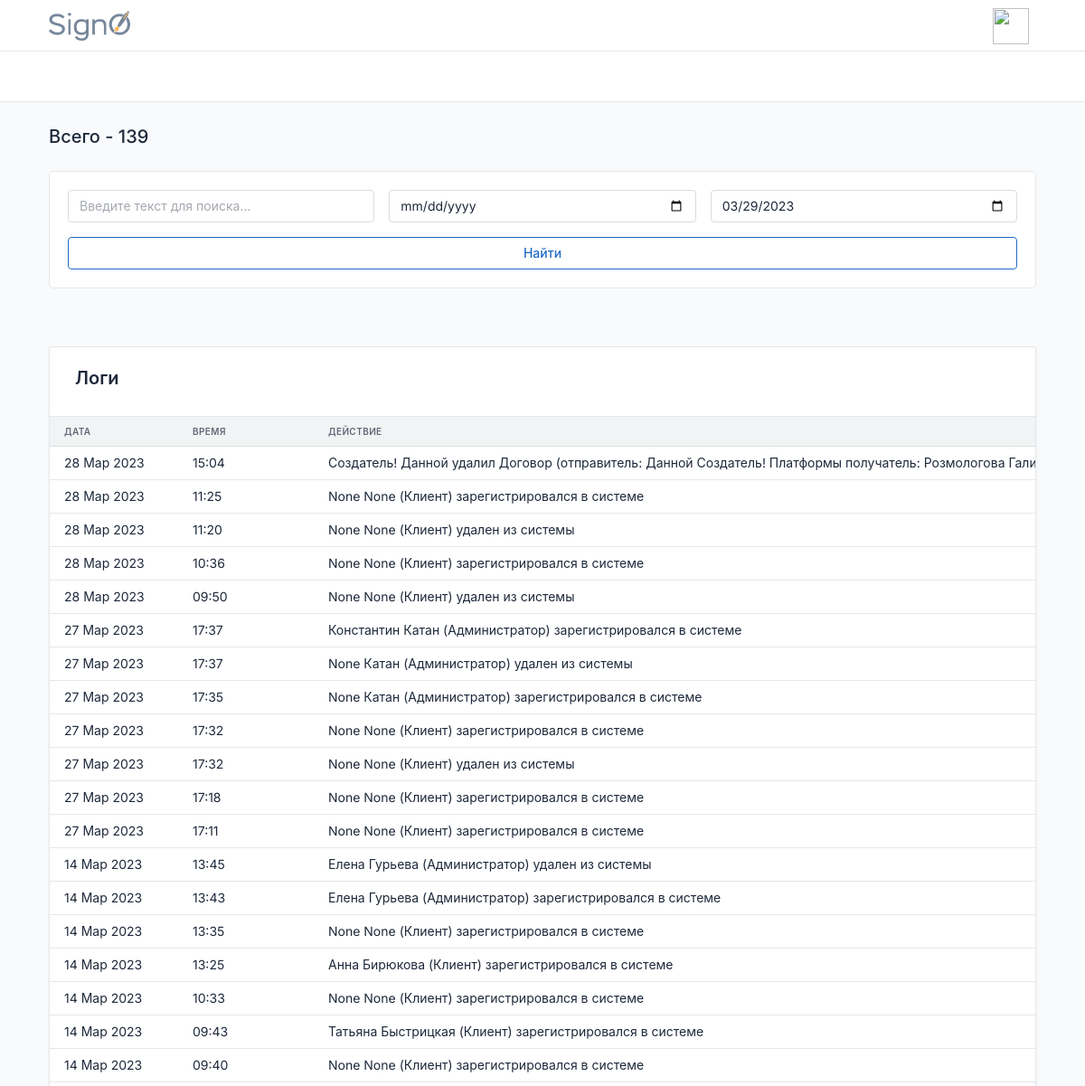
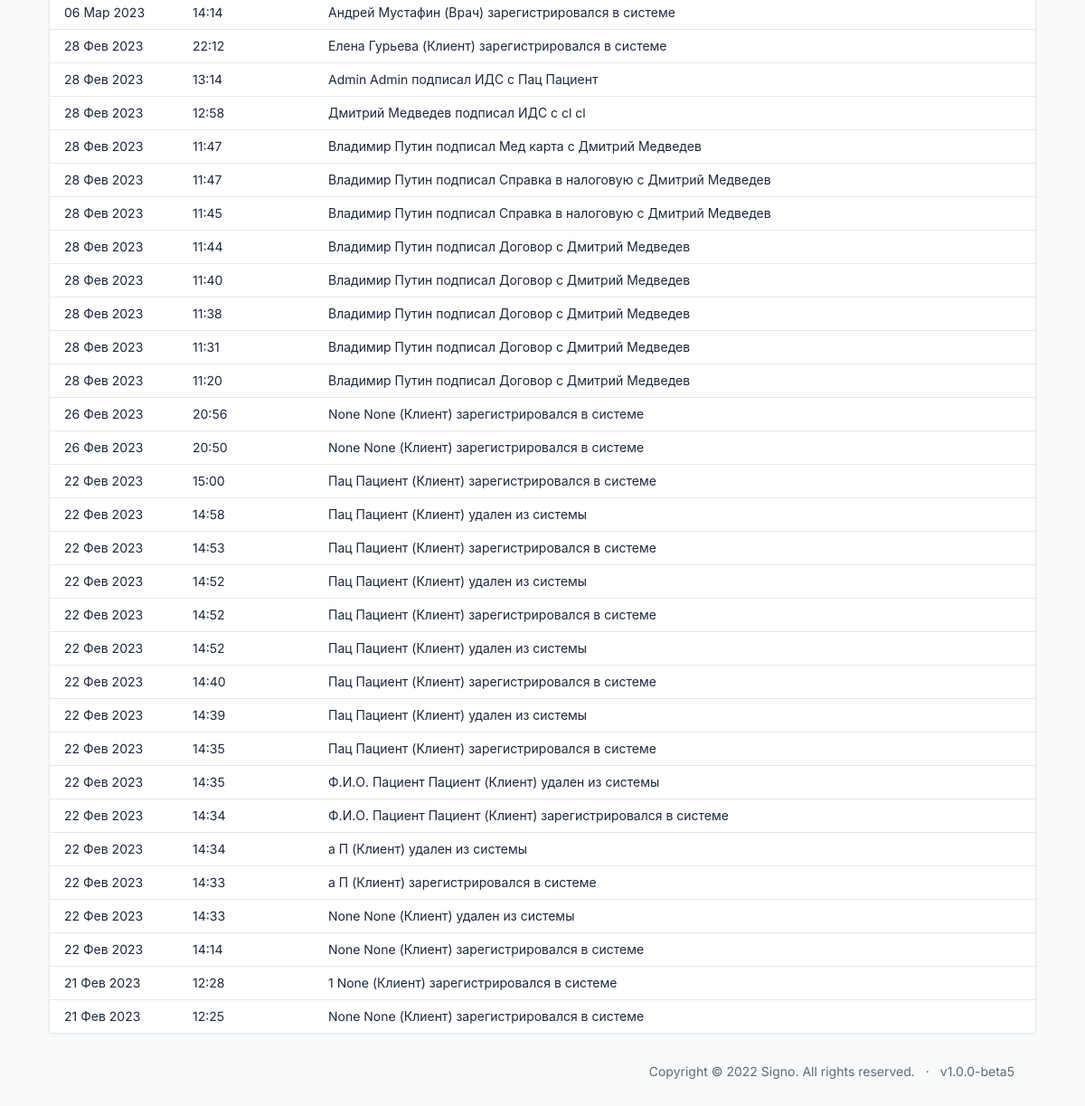
Before: /id/user/logs/ with the older database file (2 pictures, top to bottom).
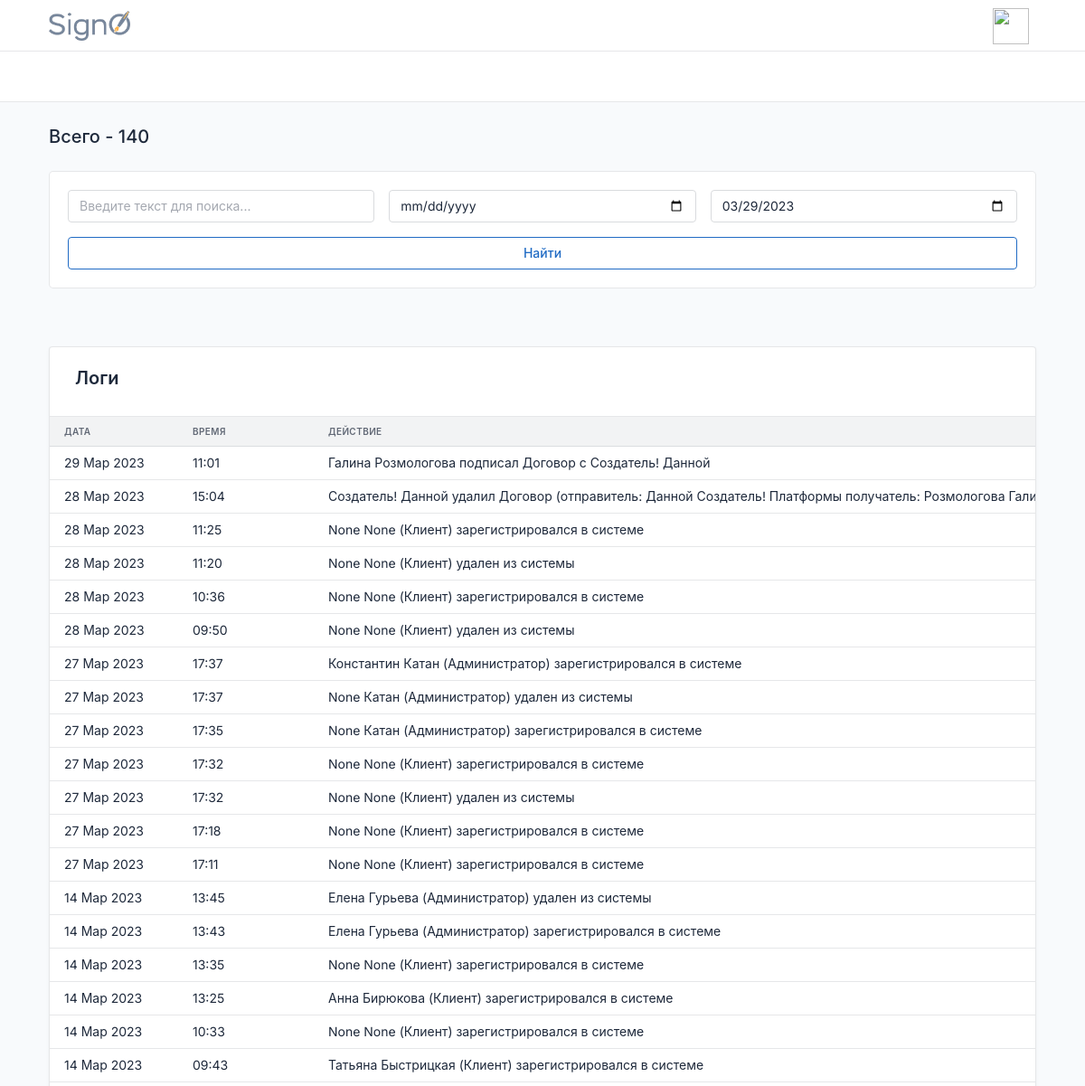
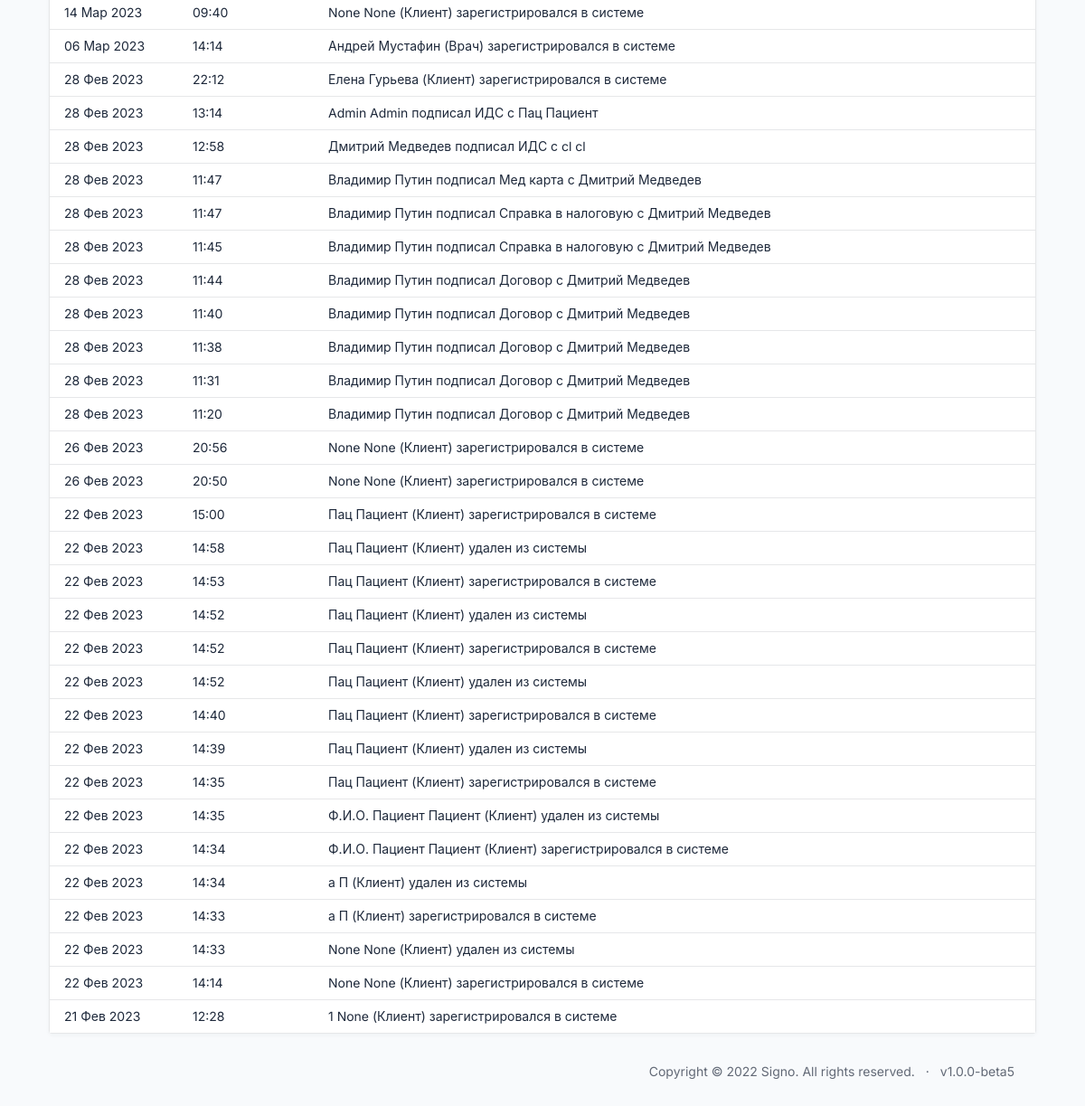
After: the same page with the newer database file (2 pictures, top to bottom).
### users/models.py (models this page shows)
class Action(DateTimeMixin, models.Model):
    action = models.CharField(max_length=255)
    class Meta:
        ordering = ['-pub_date']

### users/views.py (the view)
# urls.py: path('user/logs/', LogsView.as_view(), name='logs',)
class LogsView(View):
    def get(self, request):
        actions = Action.objects.all().order_by('-pub_date')
        actions = filter_actions(request, actions)
        actions = paginate_list(request, actions, 50)
        context = {
            'title': f'Всего - {Action.objects.all().count()}',
            'actions': actions,
        }
        return render(request, 'users/logs.html', context=context)

### documents/services.py (called while the page is built)
def filter_actions(request, actions):
    search_name = request.GET.get('search') or ''
    period = request.GET.get('period')
    actions = Action.objects.filter(action__icontains=search_name)
    if period:
        start_date, end_date = get_dates(period, actions)
        actions = actions.filter(pub_date__range=[start_date, end_date])
    sort_filter = request.GET.get('sort')
    if sort_filter:
        all_documents = all_documents.order_by(sort_filter)
    return actions

### utils/services.py (called while the page is built)
def paginate_list(request, list, page_len):
    paginator = Paginator(list, page_len)
    page_number = request.GET.get('page')
    return paginator.get_page(page_number)

### utils/templatetags/extra_tags.py (called while the page is built)
@register.simple_tag(takes_context=True)
def update_query_params(context, url=None, **kwargs):
    if url is None:
        url_before = context['request'].get_full_path()
    else:
        url_before = url
    url_after = _update_query_params(url_before, **kwargs)
    return url_after

### users/templates/users/logs.html
{% extends 'index.html' %}
{% load static %}
{% block content %}
{% include 'common/_info_box_logs.html' %}
{% include 'common/_logs_table.html' %}
{% endblock %}

### templates/common/_logs_table.html (shortened to what this page needs)
{% load static %}
{% load extra_tags %}
<div class="card mt-5" >
  <div class="card-header">
      <h2><a class="nav-link" href="{%url 'logs'%}" >Логи</a></h2>
  </div>
  <div class="table-responsive">
      <table class="table card-table table-vcenter text-nowrap datatable bg-white">
        <thead>
          <tr>
            <th id="th-date" style='min-width:150px;'>Дата</th>
            <th id="th-time" style='min-width:150px;'>Время</th>
            <th id="th-action">Действие</th>
          </tr>
        </thead>
        <tbody class="lazy-loading-logs">
        {% for action in actions %}
          <tr class="lazy-row-logs">
            <td>{{action.pub_date|date:"d M Y" }}</td>
            <td>{{action.pub_date|date:'H:i' }}</td>
            <td>{{action.action }}</td>
          </tr>
        {%endfor%}
        </tbody>
      </table>
    </div>
</div>

Changed rows visible on the page:
no longer on this page (row unchanged): Action: pub_date "21 Фев 2023", pub_date "12:25", action "None None (Клиент) зарегистрировался в системе"
added Action: pub_date "29 Мар 2023", pub_date "11:01", action "Галина Розмологова подписал Договор с Создатель! Данной"
Other visible differences:
{{ title }}: "Всего - 139" → "Всего - 140"
